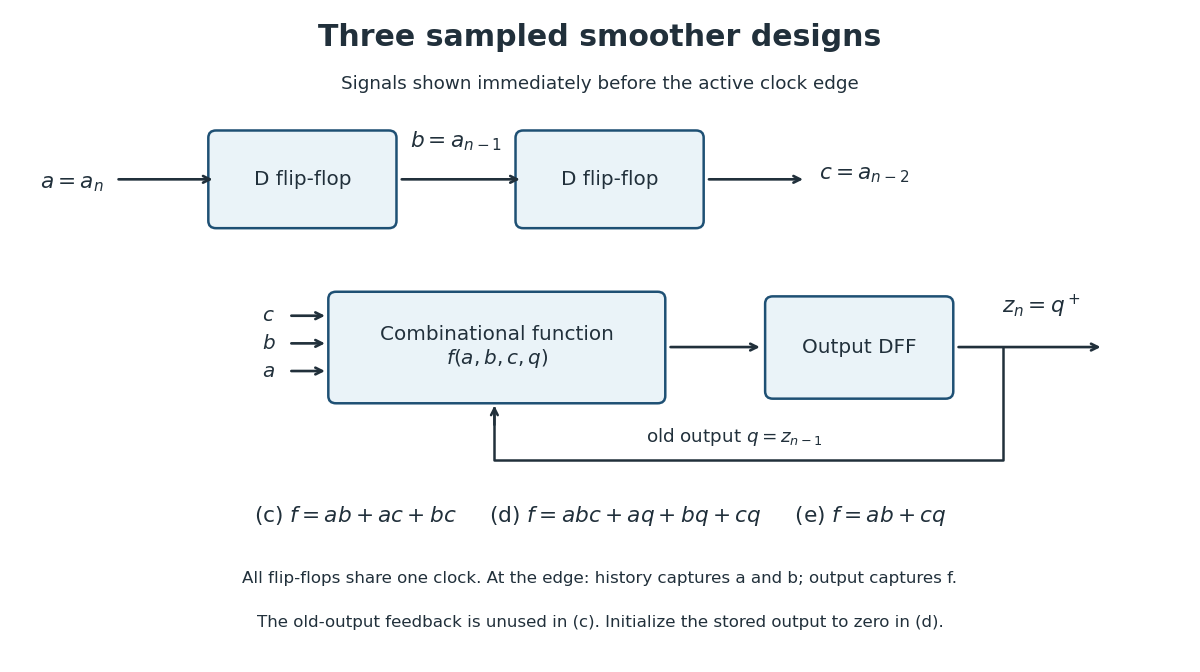

Recreate this plot in Python.
"""Sampled smoother architecture. Writes its opaque PNG into the current directory.
Tested with Python 3.14.4, matplotlib 3.10.7 and numpy 2.3.5.
"""
import matplotlib
matplotlib.use('Agg')
import matplotlib.pyplot as plt
from matplotlib.patches import FancyBboxPatch

fig,ax=plt.subplots(figsize=(10,5.6),dpi=120)
fig.patch.set_facecolor('white')
ax.set_facecolor('white');ax.set_xlim(0,12);ax.set_ylim(0,7);ax.axis('off')
blue='#1e5074';dark='#21303b'
def box(x,y,w,h,label,color='#eaf3f8'):
 ax.add_patch(FancyBboxPatch((x,y),w,h,boxstyle='round,pad=0.08,rounding_size=0.08',edgecolor=blue,facecolor=color,linewidth=1.5))
 ax.text(x+w/2,y+h/2,label,ha='center',va='center',fontsize=12,color=dark)
def arrow(x,y,u,v):
 ax.annotate('',xy=(u,v),xytext=(x,y),arrowprops=dict(arrowstyle='->',color=dark,lw=1.6))
ax.text(6,6.65,'Three sampled smoother designs',ha='center',fontsize=18,weight='bold',color=dark)
ax.text(6,6.18,'Signals shown immediately before the active clock edge',ha='center',fontsize=11,color=dark)
ax.text(.5,5.1,r'$a=a_n$',fontsize=13,ha='center',color=dark)
arrow(.95,5.2,2,5.2);box(2,4.75,1.8,.9,'D flip-flop')
arrow(3.9,5.2,5.2,5.2);box(5.2,4.75,1.8,.9,'D flip-flop')
arrow(7.1,5.2,8.15,5.2)
ax.text(4.5,5.55,r'$b=a_{n-1}$',ha='center',fontsize=13,color=dark)
ax.text(8.75,5.2,r'$c=a_{n-2}$',ha='center',fontsize=13,color=dark)
box(3.25,2.85,3.35,1.05,'Combinational function\n'+r'$f(a,b,c,q)$')
for y,label in [(3.12,'a'),(3.42,'b'),(3.72,'c')]:
 ax.text(2.55,y,'$'+label+'$',ha='center',va='center',fontsize=12,color=dark)
 arrow(2.75,y,3.17,y)
arrow(6.7,3.38,7.7,3.38);box(7.8,2.9,1.8,.95,'Output DFF')
arrow(9.7,3.38,11.25,3.38)
ax.text(10.6,3.75,r'$z_n=q^+$',ha='center',fontsize=13,color=dark)
ax.plot([10.2,10.2,4.9,4.9],[3.38,2.15,2.15,2.72],color=dark,lw=1.5)
ax.annotate('',xy=(4.9,2.78),xytext=(4.9,2.5),arrowprops=dict(arrowstyle='->',color=dark,lw=1.5))
ax.text(7.4,2.35,r'old output $q=z_{n-1}$',ha='center',fontsize=11,color=dark)
ax.text(6,1.48,r'(c) $f=ab+ac+bc$     (d) $f=abc+aq+bq+cq$     (e) $f=ab+cq$',ha='center',fontsize=13,color=dark)
ax.text(6,.82,'All flip-flops share one clock. At the edge: history captures a and b; output captures f.',ha='center',fontsize=10,color=dark)
ax.text(6,.34,'The old-output feedback is unused in (c). Initialize the stored output to zero in (d).',ha='center',fontsize=10,color=dark)
fig.subplots_adjust(left=.02,right=.98,bottom=.02,top=.98)
fig.savefig('digital-systems-2013-smoother.png',facecolor='white',transparent=False,metadata={'Software':'digital-systems-2013-smoother.py'})
plt.close(fig)
